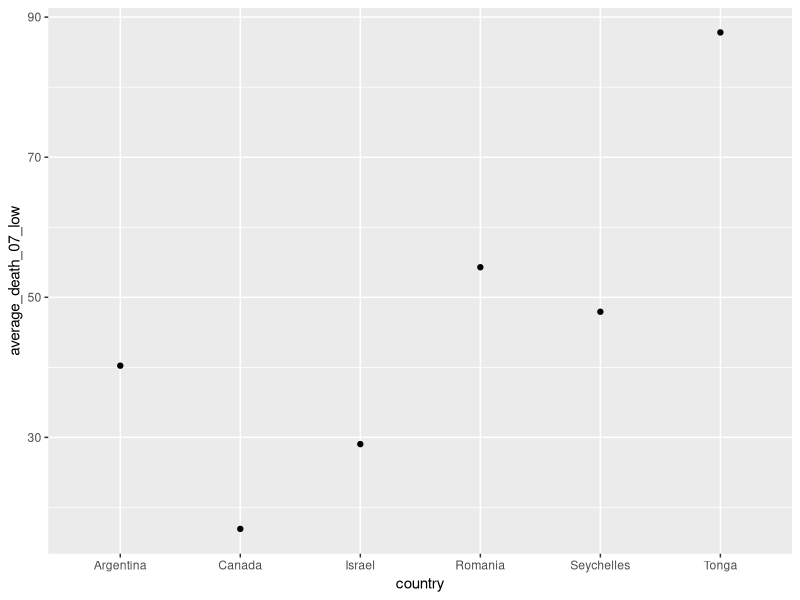
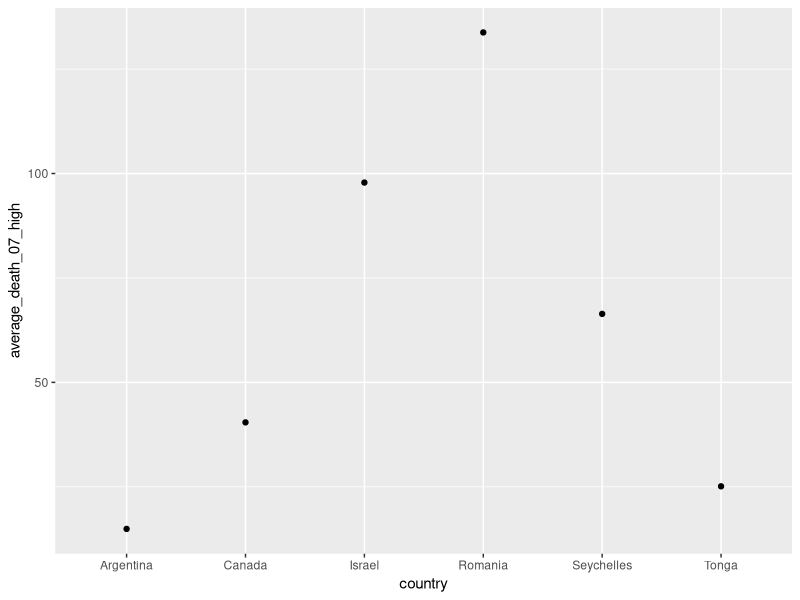

These charts were generated, in order, by the following R code:
## ---- chunk 1
library(tidyverse)
library(dplyr)
library(ggplot2)
## ---- chunk 2
deaths_df <- data.frame(read.csv("death-rates-from-air-pollution.csv"))
deaths_df

colnames(deaths_df) <- c("country", "acronym", "year", "total_deaths", 
                         "indoor_deaths", "outdoor_deaths", "ozone_deaths")

glimpse(deaths_df)
## ---- chunk 3
# Want the range 2007-2017 
# took this out c(2007, 2008, 2009, 2010, 2011, 2012, 2013, 2014, 2015, 2016, 2017)

#Maybe try increments...?
#When looking at it you can see a decrease among the three years 
#death_07<- deaths_df %>% 
  #group_by(country) %>% 
  #filter(year == 2007) %>% 
  #select(total_deaths) %>% 
  #summarize(average_death_07 = mean(total_deaths))

#death_12<- deaths_df %>% 
  #group_by(country) %>% 
  #filter(year == 2012) %>% 
  #select(total_deaths) %>% 
  #summarize(average_death_12 = mean(total_deaths))

#death_17<- deaths_df %>% 
  #group_by(country) %>% 
  #filter(year == 2017) %>% 
  #select(total_deaths) %>% 
  #summarize(average_death_17 = mean(total_deaths))

#try to have one cohesive table so it's easier to visualize 
#combo <- death_07 %>% 
  #mutate(death_12) %>% 
  #mutate(death_17)

#combo

#Then graph it 
#Just realized there's 200+ countries....the x-axis looks terrible 
#Would be nice to color by continent but then that would mean going through each country
#ggplot(death_07, aes(x= country, y=average_death_07)) +
  #geom_point() +
  #theme(axis.text.x = element_text(angle = 15)) #yah..no rotation made it worse


## ---- chunk 4
#SCRATCH WORK ABOVE 

#Not sure if we want to use the selected few countries we looked at earlier?
#Or if we wanted to use this as a overview of the data

#separation by high vs low population among continents 
death_07_high <- deaths_df %>% 
  filter(year == 2007, country %in% c('United States', 'Brazil', 'Ethiopia', 'Russia', 'China', 'Australia')) %>% 
  group_by(country) %>% 
  select(total_deaths) %>% 
  summarize(average_death_07_high = mean(total_deaths))


death_07_low<- deaths_df %>% 
  filter(year == 2007, country %in% c('Canada', 'Argentina', 'Seychelles', 'Romania', 'Israel', 'Tonga')) %>% 
  group_by(country) %>% 
  select(total_deaths) %>% 
  summarize(average_death_07_low = mean(total_deaths))

#Combo table 2007
combo_07<- death_07_high %>% 
  mutate(death_07_low)
combo_07

death_12_high <- deaths_df %>% 
  filter(year == 2012, country %in% c('United States', 'Brazil', 'Ethiopia', 'Russia', 'China', 'Australia')) %>% 
  group_by(country) %>% 
  select(total_deaths) %>% 
  summarize(average_death_12_high = mean(total_deaths))


death_12_low<- deaths_df %>% 
  filter(year == 2012, country %in% c('Canada', 'Argentina', 'Seychelles', 'Romania', 'Israel', 'Tonga')) %>% 
  group_by(country) %>% 
  select(total_deaths) %>% 
  summarize(average_death_12_low = mean(total_deaths))

#Combo table 2012
combo_12<- death_12_high %>% 
  mutate(death_12_low)
combo_12

death_17_high <- deaths_df %>% 
  filter(year == 2017, country %in% c('United States', 'Brazil', 'Ethiopia', 'Russia', 'China', 'Australia')) %>% 
  group_by(country) %>% 
  select(total_deaths) %>% 
  summarize(average_death_17_high = mean(total_deaths))


death_17_low<- deaths_df %>% 
  filter(year == 2017, country %in% c('Canada', 'Argentina', 'Seychelles', 'Romania', 'Israel', 'Tonga')) %>% 
  group_by(country) %>% 
  select(total_deaths) %>% 
  summarize(average_death_17_low = mean(total_deaths))


#Combo table 2017
combo_17<- death_17_high %>% 
  mutate(death_17_low)
combo_17

#Graph selected countries 
#Is there a way to color by low and high and combine the two graphs below?
combo_07 %>% 
  ggplot(aes(x = country, y = average_death_07_low)) + 
  geom_point()

combo_07 %>% 
  ggplot(aes(x = country, y = average_death_07_high)) + 
  geom_point()
## ---- chunk 5
glimpse(deaths_df)

#This is the average of all countries by type of air pollutant death
deaths_df %>% 
  group_by(country) %>% 
  select(indoor_deaths, outdoor_deaths, ozone_deaths) %>% 
  summarize(avg_indoor = mean(indoor_deaths), avg_outdoor = mean(outdoor_deaths), avg_ozone = mean(ozone_deaths))
  
#Sort descending to see which country had the highest of each...(not sure if this is right)
#does separating the arrange individually fix it??
deaths_df %>% 
  group_by(country) %>% 
  select(indoor_deaths, outdoor_deaths, ozone_deaths) %>% 
  summarize(avg_indoor = mean(indoor_deaths), avg_outdoor = mean(outdoor_deaths), avg_ozone = mean(ozone_deaths)) %>% 
  arrange(desc(avg_indoor), desc(avg_outdoor), desc(avg_ozone))
## ---- chunk 6
deaths_df %>% 
  group_by(country, year) %>% 
  summarize(avg_indoor = mean(indoor_deaths), avg_outdoor = mean(outdoor_deaths), avg_ozone = mean(ozone_deaths)) %>% 
  arrange(desc(avg_indoor)) %>% 
  arrange(desc(avg_outdoor)) %>% 
  arrange(desc(avg_ozone))
## ---- chunk 7
#Probably need to fix the above to answer this one 


## ---- chunk 8
#north america
america <- deaths_df %>% filter(country == "United States" & year > 1999)
canada <- deaths_df %>% filter(country == "Canada" & year > 1999)


#south america 
brazil <- deaths_df %>% filter(country == "Brazil" & year > 1999)
argentina <- deaths_df %>% filter(country == "Argentina" & year > 1999)

#Africa
ethiopia <- deaths_df %>% filter(country == "Ethiopia" & year > 1999)
seychellas <- deaths_df %>% filter(country == "Seychellas" & year > 1999)

#Europe
russia <- deaths_df %>% filter(country == "Russia" & year > 1999)
romania <- deaths_df %>% filter(country == "Romania" & year > 1999)

#asia
china <- deaths_df %>% filter(country == "China" & year > 1999)
israel <- deaths_df %>% filter(country == "Israel" & year > 1999)

#Oceania
australia <- deaths_df %>% filter(country == "Australia" & year > 1999)
tonga <- deaths_df %>% filter(country == "Tonga" & year > 1999)

